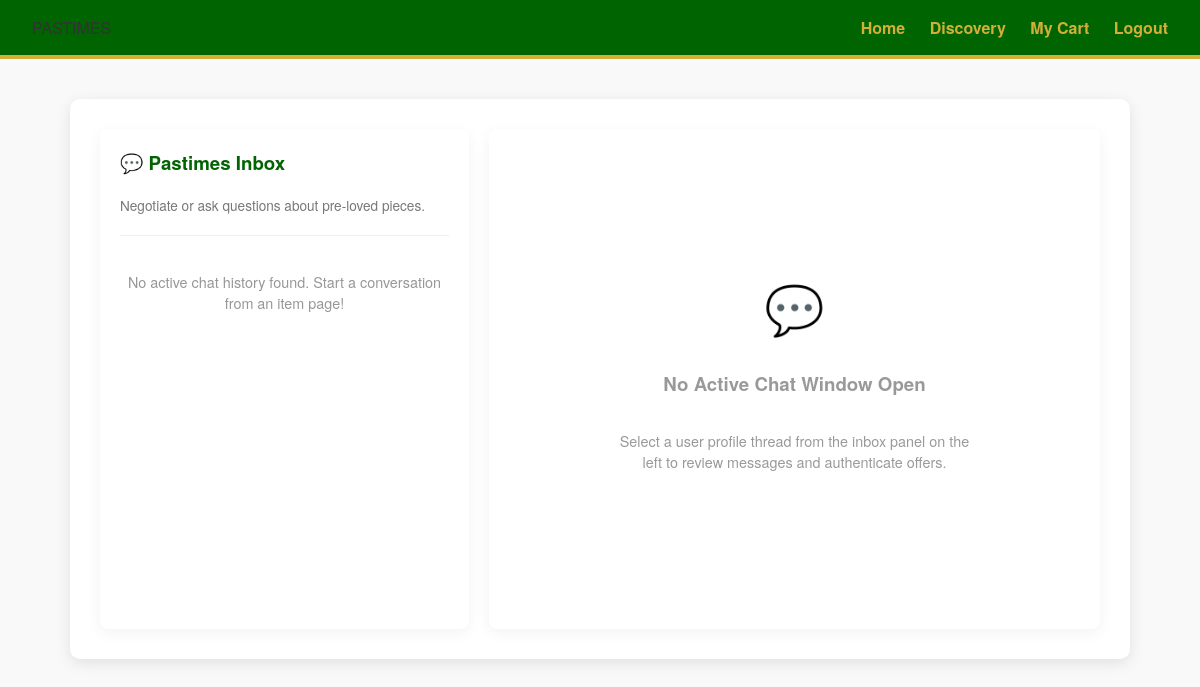
The app's page /messages.php, older data.
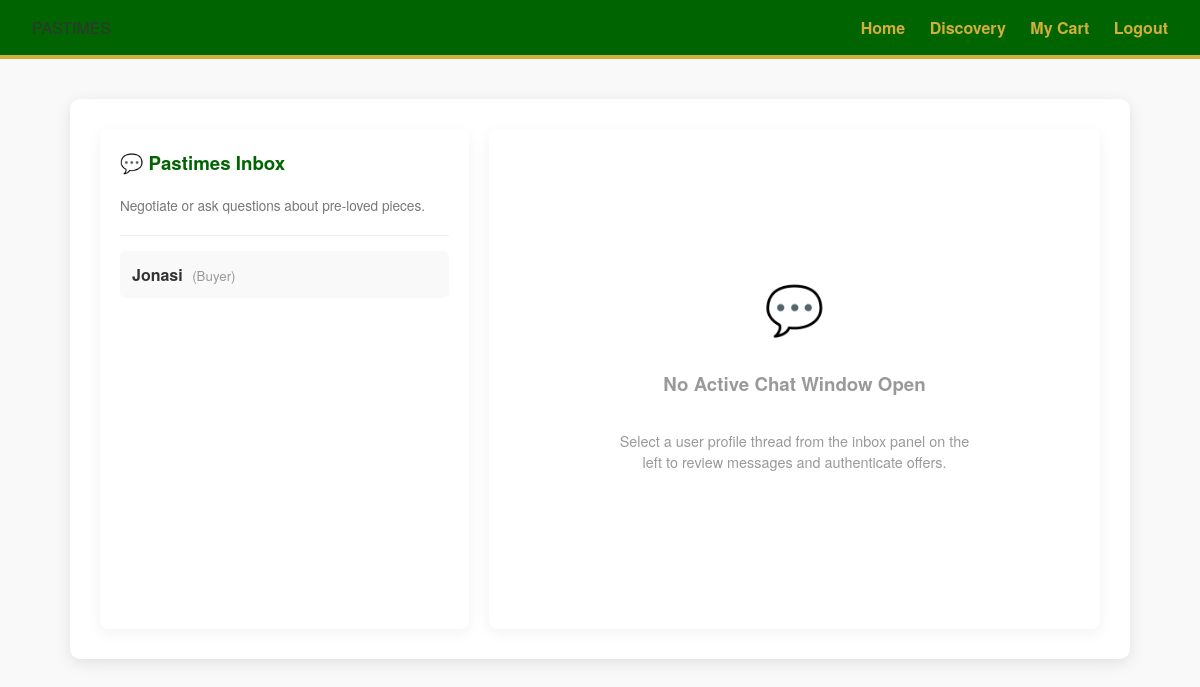
The same page, newer data.
### tables this page shows
CREATE TABLE `user` (
  `userId` int(11) NOT NULL,
  `userName` varchar(100) DEFAULT NULL,
  `userEmail` varchar(100) DEFAULT NULL,
  `password` varchar(255) DEFAULT NULL,
  `role` enum('Buyer','Seller','Admin') DEFAULT NULL,
  `isVerified` tinyint(1) DEFAULT 0
);

### messages.php (the view, shortened to what the changed rows need)
<?php
include 'DBConn.php';
$current_user_id = intval($_SESSION['userId']);
$active_chat_user = null;
?>
<!DOCTYPE html>
<html lang="en">
<head>
    <link rel="stylesheet" href="style.css">
</head>
<body>
    <div class="container" style="max-width: 1000px; margin-top: 40px; display: flex; gap: 20px;">
        <div
            style="width: 35%; background: white; border-radius: 8px; box-shadow: 0 4px 15px rgba(0,0,0,0.05); padding: 20px; color: #333;">
            <div style="display: flex; flex-direction: column; gap: 10px; margin-top: 15px;">
                <?php
                $inbox_query = "SELECT DISTINCT IF(senderId = $current_user_id, receiverId, senderId) AS chat_partner_id
                                FROM message WHERE senderId = $current_user_id OR receiverId = $current_user_id";
                $inbox_result = mysqli_query($conn, $inbox_query);
                if ($inbox_result && mysqli_num_rows($inbox_result) > 0) {
                    while ($inbox_row = mysqli_fetch_assoc($inbox_result)) {
                        $partner_id = intval($inbox_row['chat_partner_id']);
                        $user_query_str = "SELECT userName, role FROM user WHERE userId = $partner_id";
                        $user_query = mysqli_query($conn, $user_query_str);
                        if ($user_query && $user_row = mysqli_fetch_assoc($user_query)) {
                            $partner_name = $user_row['userName'] ?? 'Marketplace User';
                            $partner_role = $user_row['role'] ?? 'Seller';
                            $is_active = ($active_chat_user == $partner_id) ? "background: #e8f5e9; border-left: 4px solid #006400;" : "background: #f9f9f9;";
                            echo "<a href='messages.php?chat_with=$partner_id' style='text-decoration: none; color: inherit; padding: 12px; border-radius: 6px; display: block; $is_active'>";
                            echo "<strong>" . htmlspecialchars($partner_name) . "</strong> <small style='color: #999; margin-left: 5px;'>($partner_role)</small>";
                            echo "</a>";
                        }
                    }
                } else {
                    echo "<p style='color: #979797; font-size: 0.9em; text-align: center; margin-top: 20px;'>No active chat history found. Start a conversation from an item page!</p>";
                }
                ?>
            </div>
        </div>
    </div>
</body>
</html>

Row changes from the older to the newer data that the page shows:
added user: userName "Jonasi", role "Buyer"
Text that changed along with them:
text no longer shown: "No active chat history found. Start a conversation from an item page!"
